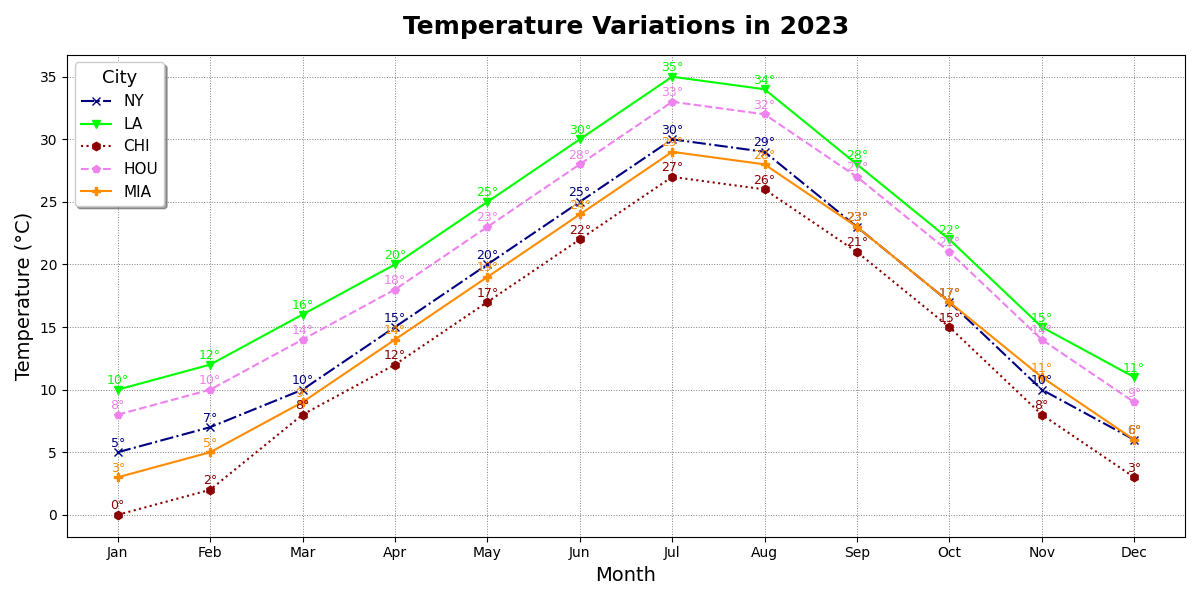

Write Python code to recreate this figure.
import matplotlib.pyplot as plt
import numpy as np

# Data for months and temperature
months = np.array(["Jan", "Feb", "Mar", "Apr", "May", "Jun", "Jul", "Aug", "Sep", "Oct", "Nov", "Dec"])
city1_temp = np.array([5, 7, 10, 15, 20, 25, 30, 29, 23, 17, 10, 6])
city2_temp = np.array([10, 12, 16, 20, 25, 30, 35, 34, 28, 22, 15, 11])
city3_temp = np.array([0, 2, 8, 12, 17, 22, 27, 26, 21, 15, 8, 3])
city4_temp = np.array([8, 10, 14, 18, 23, 28, 33, 32, 27, 21, 14, 9])
city5_temp = np.array([3, 5, 9, 14, 19, 24, 29, 28, 23, 17, 11, 6])

fig, ax = plt.subplots(figsize=(12, 6))

# Plotting city temperatures with altered styles
ax.plot(months, city1_temp, marker='x', linestyle='-.', color='navy', label='NY')
ax.plot(months, city2_temp, marker='v', linestyle='-', color='lime', label='LA')
ax.plot(months, city3_temp, marker='h', linestyle=':', color='darkred', label='CHI')
ax.plot(months, city4_temp, marker='p', linestyle='--', color='violet', label='HOU')
ax.plot(months, city5_temp, marker='P', linestyle='-', color='darkorange', label='MIA')

# Titles, labels, and enhanced grid
ax.set_title("Temperature Variations in 2023", fontsize=18, fontweight='bold', pad=15)
ax.set_xlabel("Month", fontsize=14)
ax.set_ylabel("Temperature (°C)", fontsize=14)
ax.grid(True, linestyle=':', linewidth=0.7, color='gray')

# Legend with altered style
ax.legend(title='City', fontsize=11, title_fontsize='13', loc='upper left', shadow=True)

# Enhanced data point annotations
for i in range(len(months)):
    ax.text(months[i], city1_temp[i] + 0.2, f"{city1_temp[i]}°", ha='center', va='bottom', fontsize=9, color='navy')
    ax.text(months[i], city2_temp[i] + 0.2, f"{city2_temp[i]}°", ha='center', va='bottom', fontsize=9, color='lime')
    ax.text(months[i], city3_temp[i] + 0.2, f"{city3_temp[i]}°", ha='center', va='bottom', fontsize=9, color='darkred')
    ax.text(months[i], city4_temp[i] + 0.2, f"{city4_temp[i]}°", ha='center', va='bottom', fontsize=9, color='violet')
    ax.text(months[i], city5_temp[i] + 0.2, f"{city5_temp[i]}°", ha='center', va='bottom', fontsize=9, color='darkorange')

plt.tight_layout()
plt.show()
